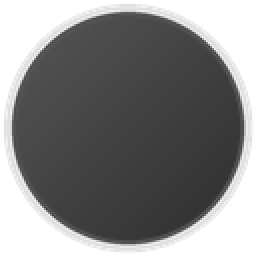
#> input picture art/ui/art_disc.png, 128 x 128 px, found by its file name (shown 2 times larger)
$ python -i ui_lint.py   (imports and definitions only)
#> lines starting #> are read from the running program, lines starting #| are printed output that depends on the picture
"""UI lint: the mechanical checks behind every cropping, off-centre and blurry
complaint so far, run over a layout dump instead of by eye.

1. In Studio (Edit mode, the test build or a sandbox), run tools/ui_lint.luau
   (it posts one dump per size to the receiver on 8766).
2. uv run --with pillow python3 -I tools/ui_lint.py [--frag DIR] [--gui NAME ...] [--all]

Checks per element, at every lint size (1920x1080, 1366x768, 844x390, 667x375):
  FAIL clip        its rectangle (or its 1.05x hover box, for buttons) leaves the
                   nearest clipping ancestor or the screen
  FAIL slice       a 9-sliced image whose edge strips aren't uniform along their
                   length (Roblox smears or flattens them), or a SliceCenter with
                   no margin on a side
  FAIL oversize    art displayed larger than its source pixels (Stretch/Fit), or a
                   sliced image whose SliceScale shows corners above 1:1
  FAIL text        text that doesn't fit its box without TextScaled
  WARN centre      the only visible child of its parent, or an AnchorPoint 0.5
                   element, more than 1 px off its parent's centre
  WARN padding     a row or column of siblings with uneven gaps or uneven outer
                   padding (more than 1 px)
  WARN rect        an ImageRect crop that cuts into the glyph's alpha bounds
Offline, independent of the dump:
  WARN cut-edge    a cut PNG whose opaque pixels touch its border on part of a
                   side (an ornament tip flattened by the crop)

Put a `LintIgnore` attribute on an instance to skip it (the touch cluster that
reaches past the inset on purpose, say). Exit 1 when any FAIL remains.
"""

import argparse
import glob
import json
import os
import re
import sys
from collections import defaultdict

from PIL import Image

ROOT = os.path.dirname(os.path.dirname(os.path.abspath(__file__)))
ART = os.path.join(ROOT, "art", "ui")
FRAG = os.path.join(ROOT, "tools", "frag")
TOL = 6  # per-channel tolerance along a slice strip (antialiasing)
ALPHA_TOL = 32  # alpha change along a strip that counts as the outline moving (a soft
#                 shadow or glow fading along it is a gradient: WARN, not FAIL)
PX = 1.0  # centring and padding tolerance in px
HOVER = 1.05  # Motion.buttons growth
SIZE_OK = 1.05  # displayed / source ratio allowed before "oversize" (5% upscaling is invisible)
MARGIN_PX = 1.0  # clear margin (display px) an image needs beyond ornament tips
TIP_SHARE = 0.6  # the outermost content line is "tips" when less of it than this is solid
CAP_PX = 2.0  # glyphs may touch a cap's ornament by this much (antialiasing)
STRIP = 32  # a source this narrow along an axis is a strip meant to stretch along it

# ---------------------------------------------------------------- sources

# [19 lines left out: function art_index, not called in this run]


_img_cache = {}


def load_png(path):
#> called with path = '../art/ui/art_disc.png'
    if path not in _img_cache:
        _img_cache[path] = Image.open(os.path.join(ROOT, path)).convert("RGBA")
    return _img_cache[path]
#> returned value is the input picture: PIL image 128x128 RGBA; mean R, G, B, A 70.8, 70.8, 70.8, 186.2


# ---------------------------------------------------------------- slices

# [19 lines left out: function strip_uniform, not called in this run]


_slice_cache = {}


# [50 lines left out: functions check_slice, stretched_sides, _check_slice, not called in this run]


# ---------------------------------------------------------------- geometry

def inside(r, c, tol=0.5):
    return (r[0] >= c[0] - tol and r[1] >= c[1] - tol
            and r[0] + r[2] <= c[0] + c[2] + tol and r[1] + r[3] <= c[1] + c[3] + tol)


# [4 lines left out: function grow, not called in this run]


def centre_off(r, p):
    return (r[0] + r[2] / 2) - (p[0] + p[2] / 2), (r[1] + r[3] / 2) - (p[1] + p[3] / 2)


def alpha_bounds(im):
    a = im.getchannel("A").point(lambda v: 255 if v > 24 else 0)
    return a.getbbox()


# ---------------------------------------------------------------- checks

_uniform_cache = {}


# [8 lines left out: function uniform_axes, not called in this run]


REPEAT_HINT = ("Template", "Slot", "Cell", "Row", "Tile", "Chip", "Entry", "Option")


# [30 lines left out: functions ink_rect, cap_ornament, not called in this run]


_margin_cache = {}
EDGE_RECORDS = []  # structured edge-margin findings, for tools/ui_margin.py


def edge_margins(path, crop=None):
    """Per side (left, top, right, bottom): (clear margin in source px, share of the
    outermost solid line that is solid). Solid means alpha above half, so a soft fade
    counts as margin. A low share means tips (a stud, a curl, a gem's point) reach
    that side rather than a straight edge."""
    key = (path, crop)
    if key not in _margin_cache:
        im = load_png(path)
        if crop:
            im = im.crop(crop)
        a = im.getchannel("A")
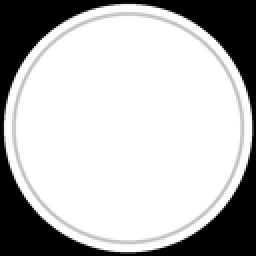
#> a: PIL image 128x128 L (shown 2 times larger); min 0, max 255, mean 186.2
        w, h = a.size
#> w = 128; h = 128
        bb = a.point(lambda v: 255 if v > 128 else 0).getbbox()
#> bb = (2, 2, 126, 126)
        if not bb:
            _margin_cache[key] = None
            return None
        px = a.load()
        x0, y0, x1, y1 = bb
#> x0 = 2; y0 = 2; x1 = 126; y1 = 126

        def share(line):
            return sum(1 for v in line if v > 128) / max(1, len(line))

        _margin_cache[key] = {
            "left": (x0, share([px[x0, y] for y in range(y0, y1)])),
            "top": (y0, share([px[x, y0] for x in range(x0, x1)])),
            "right": (w - x1, share([px[x1 - 1, y] for y in range(y0, y1)])),
            "bottom": (h - y1, share([px[x, y1 - 1] for x in range(x0, x1)])),
        }
    return _margin_cache[key]


# [6 lines left out: function skipped, not called in this run]


def overlap(a, b):
    return min(a[0] + a[2], b[0] + b[2]) - max(a[0], b[0]), min(a[1] + a[3], b[1] + b[3]) - max(a[1], b[1])


# [300 lines left out: functions visible_rect, grow_like, lint_dump, lint_cut_edges, main, not called in this run]


# [2 lines not run here, left out]

>>> result = edge_margins('../art/ui/art_disc.png')
#> result = {'left': (2, 0.129), 'top': (2, 0.121), 'right': (2, 0.153), 'bottom': (2, 0.153)}

$ run again, on art/ui/bossbar_cracks.png
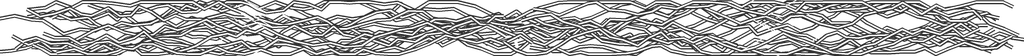
#> input picture art/ui/bossbar_cracks.png, 1024 x 56 px, found by its file name
#> in load_png, returned value is the input picture: PIL image 1024x56 RGBA; mean R, G, B, A 80.2, 80.2, 80.2, 155.8
#> in edge_margins, `a = im.getchannel("A")`:
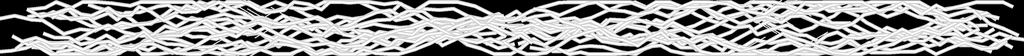
#> a: PIL image 1024x56 L; min 0, max 255, mean 155.8
#> bb = (0, 0, 1024, 56)
#> x0 = 0; x1 = 1024; y1 = 56
#> result = {'left': (0, 0.107), 'top': (0, 0.455), 'right': (0, 0.0536), 'bottom': (0, 0.451)}
